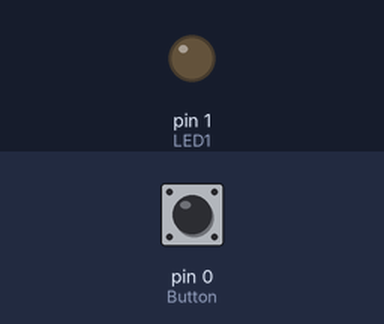
Simulated run of this sketch. Board: Arduino Uno, built with avr-gcc and run on an emulated ATmega328P. Parts: output pins drawn as LEDs (lit = HIGH). The test bench sets the inputs (shaded band); at power-on: pin 0 (Button) LOW.

Above: at 1.2 s.
1.3 s: pin 0 (Button) pulled HIGH for 0.15 s
At 1.37 s:
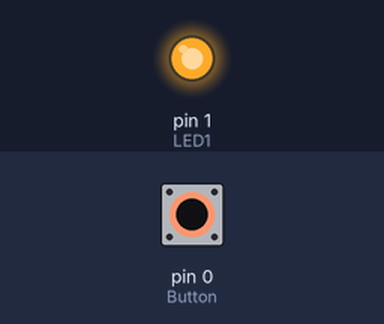
2.9 s: pin 0 (Button) pulled HIGH for 3.2 s
At 7.5 s:
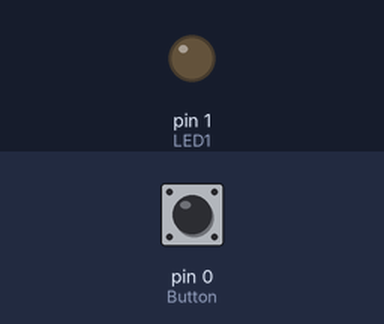
Timing chart, 0 to 9.0 s (numbered marks = the images above; inputs shaded):
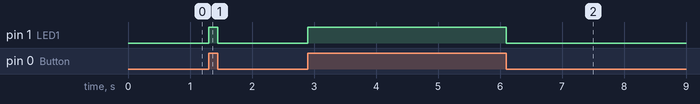

The sketch:

Led_PushButton.ino
```cpp
/*
Kode di bawah tersebut berjalan dengan apabila PushButton di tekan maka lampu akan menyala, sedangkan apabila tidak di tekan maka lampu akan mati
Sistem kode pada arduino akan berjalan secara berurutan dari perintah paling atas pada fungsi loop sampai paling bawah.
*/

int LED1 = 1; // Variable yang menjelaskan bahwa pin 1 digunakan untuk LED
int Button = 0; // Variable yang menjelaskan bahwa pin 0 digunakan untuk PushButton

void setup()
{
    pinMode(LED1, OUTPUT); // Fungsi yang menjelasan variable LED1 sebagai OUTPUT, yaitu microcontroller mengirim signal/arus ke LED
    pinMode(Button, INPUT);// Fungsi yang menjelasan variable Button sebagai INPUT, yaitu microcontroller menerima signal/arus dari PushButton
}

void loop()
{
    int Button_state = digitalRead(Button); // Variable yang menjelaskan bahwa dia berfungsi untuk membaca PushButton
    if (Button_state == 1) // Fungsi yang mebjelaskan apabila PushButton di tekan maka :
    {
        digitalWrite(LED1, HIGH); // LED akan menyala
    }
    else // Apabila PushButton tidak di tekan maka:
    {
        digitalWrite(LED1, LOW); // LED akan mati
    }
}
```

Measured:
- after the input at 1.3 s, pin 1 (LED1): LOW → HIGH at once, → LOW 0.15 s later
- after the input at 2.9 s, pin 1 (LED1): LOW → HIGH at once, → LOW 3.2 s later
